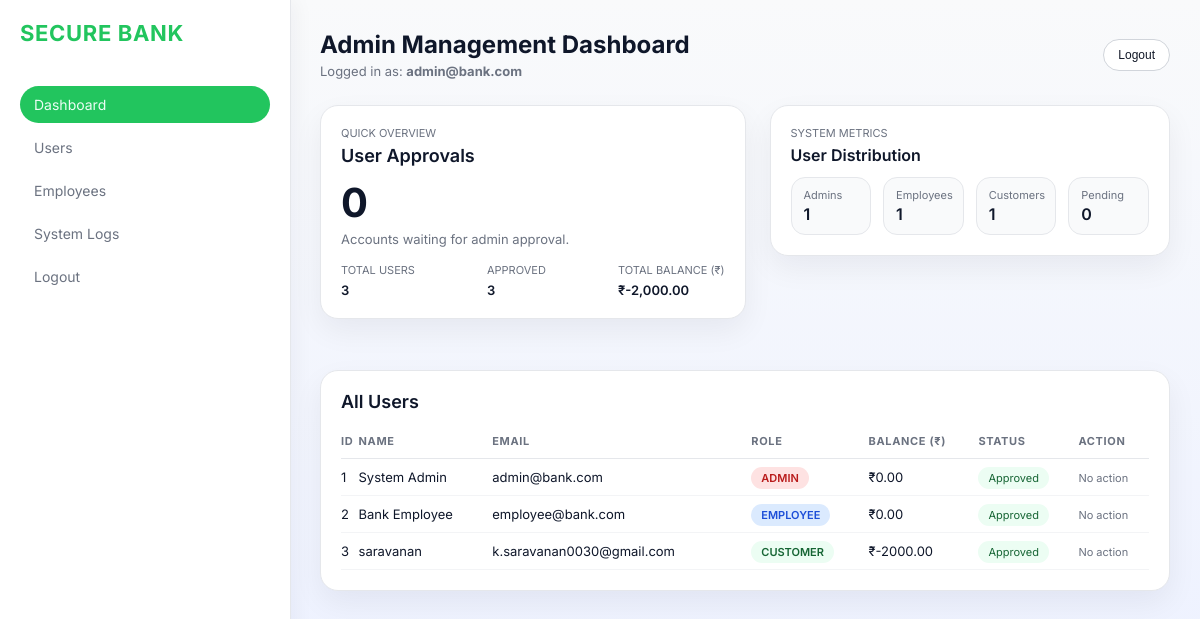
The app's page /admin_dashboard (signed in), older data.
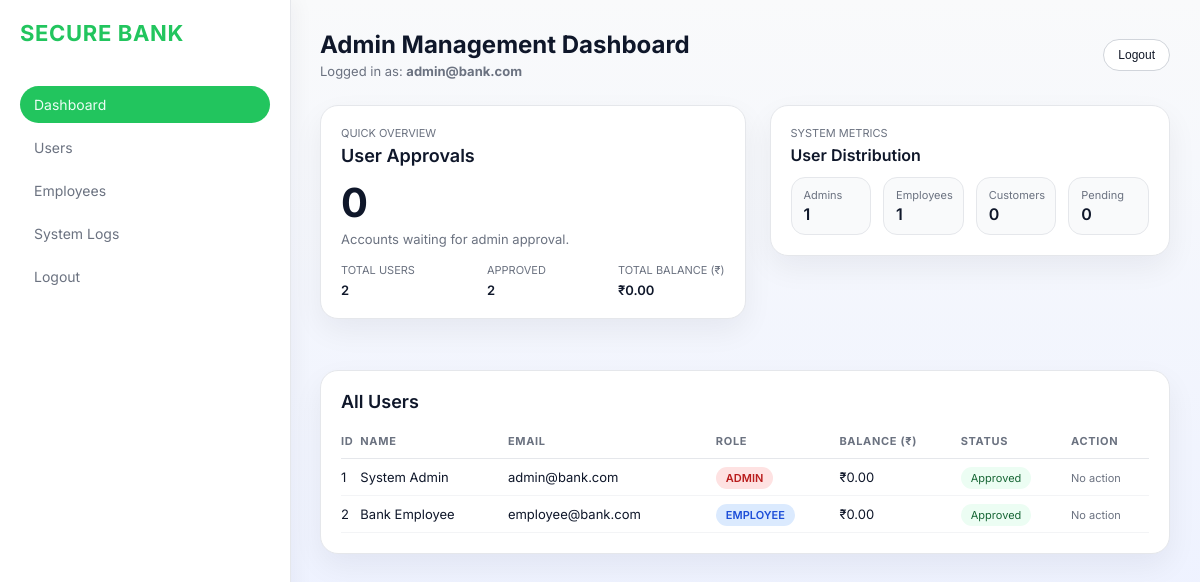
The same page, newer data.
### tables this page shows
CREATE TABLE users (
            id INTEGER PRIMARY KEY AUTOINCREMENT,
            account_number TEXT UNIQUE,
            name TEXT,
            email TEXT UNIQUE,
            password TEXT,
            balance REAL DEFAULT 0,
            role TEXT DEFAULT 'user',
            full_name TEXT,
            phone TEXT,
            address TEXT,
            aadhaar TEXT,
            approval_status TEXT DEFAULT 'pending',
            last_login TEXT
        );

### app.py (the view)
@app.route("/admin_dashboard")
@roles_allowed("admin")
def admin_dashboard():
    conn = db()
    users = conn.execute("SELECT * FROM users").fetchall()
    total_users = len(users)
    total_admins = sum(1 for u in users if u["role"] == "admin")
    total_employees = sum(1 for u in users if u["role"] == "employee")
    total_customers = sum(1 for u in users if u["role"] not in ("admin", "employee"))
    pending_users = sum(1 for u in users if u["approval_status"] != "approved")
    approved_users = sum(1 for u in users if u["approval_status"] == "approved")
    total_balance = sum((u["balance"] or 0) for u in users)
    conn.close()
    return render_template(
        "admin_dashboard.html",
        users=users,
        total_users=total_users,
        total_admins=total_admins,
        total_employees=total_employees,
        total_customers=total_customers,
        pending_users=pending_users,
        approved_users=approved_users,
        total_balance=total_balance,
    )

### app.py (called while the page is built)
def db():
    conn = sqlite3.connect(DB_NAME)
    conn.row_factory = sqlite3.Row
    return conn

def roles_allowed(*roles):
    def wrapper(f):
        @wraps(f)
        def decorated(*args, **kwargs):
            if "user" not in session:
                flash("Login required")
                return redirect("/login")
            if session.get("role") not in roles:
                flash("Access denied")
                return redirect("/login")
            return f(*args, **kwargs)
        return decorated
    return wrapper

### templates/admin_dashboard.html (shortened to what this page needs)
<!DOCTYPE html>
<html lang="en">
<head>
</head>
<body>
<div class="sidebar">
    <div class="logo">SECURE BANK</div>
    <div class="nav-item active">Dashboard</div>
    <div class="nav-item">Users</div>
    <div class="nav-item">Employees</div>
    <div class="nav-item">System Logs</div>
    <div class="nav-item" onclick="window.location.href='/logout'">Logout</div>
</div>
<div class="main-content">
    <header style="margin-bottom: 26px; display:flex; justify-content:space-between; align-items:center;">
        <div>
            <h2 style="margin:0;">Admin Management Dashboard</h2>
            <div style="font-size:13px; color:var(--text-dim); margin-top:4px;">
                Logged in as: <strong>{{ session['user'] }}</strong>
            </div>
        </div>
        <button class="ghost-btn" onclick="window.location.href='/logout'">Logout</button>
    </header>
    <div class="dashboard-top">
        <div class="card">
            <div class="overview-header-row">
                <div>
                    <span class="bank-label">Quick Overview</span>
                    <h3 class="overview-title">User Approvals</h3>
                </div>
            </div>
            <div class="overview-main-number">{{ pending_users }}</div>
            <div style="font-size:13px; color:var(--text-dim); margin-bottom:16px;">
                Accounts waiting for admin approval.
            </div>
            <div class="overview-foot-row">
                <div>
                    <div class="bank-label">Total Users</div>
                    <div class="overview-foot-number">{{ total_users }}</div>
                </div>
                <div>
                    <div class="bank-label">Approved</div>
                    <div class="overview-foot-number">{{ approved_users }}</div>
                </div>
                <div>
                    <div class="bank-label">Total Balance (₹)</div>
                    <div class="overview-foot-number">₹{{ "{:,.2f}".format(total_balance) }}</div>
                </div>
            </div>
        </div>
        <div class="overview-right">
            <div class="card">
                <div class="overview-header-row">
                    <div>
                        <span class="bank-label">System Metrics</span>
                        <h3 class="overview-title" style="font-size:16px;">User Distribution</h3>
                    </div>
                </div>
                <div class="metrics-row">
                    <div class="metric-card">
                        <div class="metric-label">Admins</div>
                        <div class="metric-value">{{ total_admins }}</div>
                    </div>
                    <div class="metric-card">
                        <div class="metric-label">Employees</div>
                        <div class="metric-value">{{ total_employees }}</div>
                    </div>
                    <div class="metric-card">
                        <div class="metric-label">Customers</div>
                        <div class="metric-value">{{ total_customers }}</div>
                    </div>
                    <div class="metric-card">
                        <div class="metric-label">Pending</div>
                        <div class="metric-value">{{ pending_users }}</div>
                    </div>
                </div>
            </div>
        </div>
    </div>
    <div class="card">
        <div class="overview-header-row">
            <h3 class="overview-title">All Users</h3>
        </div>
        <table>
            <thead>
                <tr>
                    <th>ID</th>
                    <th>Name</th>
                    <th>Email</th>
                    <th>Role</th>
                    <th>Balance (₹)</th>
                    <th>Status</th>
                    <th>Action</th>
                </tr>
            </thead>
            <tbody>
                {% for user in users %}
                <tr>
                    <td>{{ user['id'] }}</td>
                    <td>{{ user['name'] }}</td>
                    <td>{{ user['email'] }}</td>
                    <td>
                        <span class="role-badge role-{{ user['role'] if user['role'] in ['admin','employee','user'] else 'user' }}">
                            {{ user['role'].upper() }}
                        </span>
                    </td>
                    <td>₹{{ "%.2f"|format(user['balance'] if user['balance'] else 0) }}</td>
                    <td>
                        {% if user['approval_status'] == 'approved' %}
                            <span class="status-pill status-approved">Approved</span>
                        {% elif user['approval_status'] == 'pending' %}
                            <span class="status-pill status-pending">Pending</span>
                        {% else %}
                            <span class="status-pill status-other">{{ user['approval_status']|capitalize }}</span>
                        {% endif %}
                    </td>
                    <td>
                        {% if user['approval_status'] != 'approved' and user['role'] != 'admin' %}
                            <button class="approve-btn" onclick="window.location.href='/approve/{{ user['id'] }}'">Approve</button>
                        {% else %}
                            <span style="font-size:11px; color:var(--text-dim);">No action</span>
                        {% endif %}
                    </td>
                </tr>
                {% endfor %}
            </tbody>
        </table>
    </div>
</div>
</body>
</html>

### templates/admin_dashboard.html (style rules this page uses)
:root { --bg-color: #f3f4f6; --card-bg: #ffffff; --accent-green: #16a34a; --accent-red: #ef4444; --accent-primary: #22c55e; --text-main: #0f172a; --text-dim: #6b7280; --sidebar-width: 250px; --border: 1px solid #e5e7eb; }
body { font-family: 'Inter', sans-serif; background: linear-gradient(180deg, #f9fafb, #eef2ff); color: var(--text-main); margin: 0; display: flex; }
.sidebar { width: var(--sidebar-width); background: #ffffff; height: 100vh; padding: 20px; position: fixed; border-right: var(--border); box-shadow: 6px 0 18px rgba(15, 23, 42, 0.04); }
.logo { color: var(--accent-primary); font-size: 22px; font-weight: 700; margin-bottom: 40px; letter-spacing: 0.03em; }
.nav-item { padding: 10px 14px; color: var(--text-dim); cursor: pointer; transition: 0.25s; border-radius: 999px; margin-bottom: 6px; font-size: 14px; }
.nav-item.active { background: #22c55e; color: #ecfdf5; }
.main-content { margin-left: calc(var(--sidebar-width) + 40px); padding: 30px; width: 100%; max-width: 1280px; }
.card { background: var(--card-bg); border-radius: 18px; padding: 20px; border: var(--border); margin-bottom: 25px; box-shadow: 0 12px 30px rgba(15, 23, 42, 0.06); }
.dashboard-top { display: grid; grid-template-columns: 1.7fr 1.6fr; gap: 24px; margin-bottom: 26px; align-items: stretch; }
.overview-right { display: flex; flex-direction: column; gap: 18px; }
.overview-header-row { display: flex; align-items: center; justify-content: space-between; margin-bottom: 12px; }
.overview-title { margin: 0; font-size: 18px; font-weight: 600; }
.overview-main-number { font-size: 40px; font-weight: 700; margin-bottom: 4px; }
.bank-label { font-size: 11px; color: var(--text-dim); margin-bottom: 5px; text-transform: uppercase; display: block; }
.overview-foot-row { display: flex; justify-content: space-between; gap: 20px; font-size: 13px; }
.overview-foot-number { font-weight: 600; margin-top: 4px; }
.ghost-btn { border-radius: 999px; border: 1px solid #d1d5db; background: #ffffff; padding: 8px 14px; font-size: 12px; color: #111827; cursor: pointer; }
.metrics-row { display: grid; grid-template-columns: repeat(4, minmax(0, 1fr)); gap: 12px; margin-top: 12px; }
.metric-card { background: #f9fafb; border-radius: 14px; padding: 10px 12px; border: 1px solid #e5e7eb; }
.metric-label { font-size: 11px; color: var(--text-dim); }
.metric-value { font-size: 16px; font-weight: 600; margin-top: 2px; }
table { width: 100%; border-collapse: collapse; margin-top: 10px; font-size: 13px; }
th { text-align: left; color: var(--text-dim); font-size: 11px; padding: 10px 0; border-bottom: 1px solid #e5e7eb; text-transform: uppercase; letter-spacing: 0.06em; }
td { padding: 10px 0; border-bottom: 1px solid #f3f4f6; }
.role-badge { padding: 4px 10px; border-radius: 999px; font-size: 11px; font-weight: 600; }
.role-admin { background: #fee2e2; color: #b91c1c; }
.role-employee { background: #dbeafe; color: #1d4ed8; }
.status-pill { border-radius: 999px; padding: 4px 10px; font-size: 11px; }
.status-approved { background: #ecfdf3; color: #166534; }

Row changes from the older to the newer data that the page shows:
removed users: id "3", name "saravanan", email "k.saravanan0030@gmail.com", role "CUSTOMER", balance "-2000.00", approval_status "Approved"
Text that changed along with them:
{{ total_users }}: "3" → "2"
{{ approved_users }}: "3" → "2"
{{ "{:,.2f}".format(total_balance) }}: "-2,000.00" → "0.00"
{{ total_customers }}: "1" → "0"
